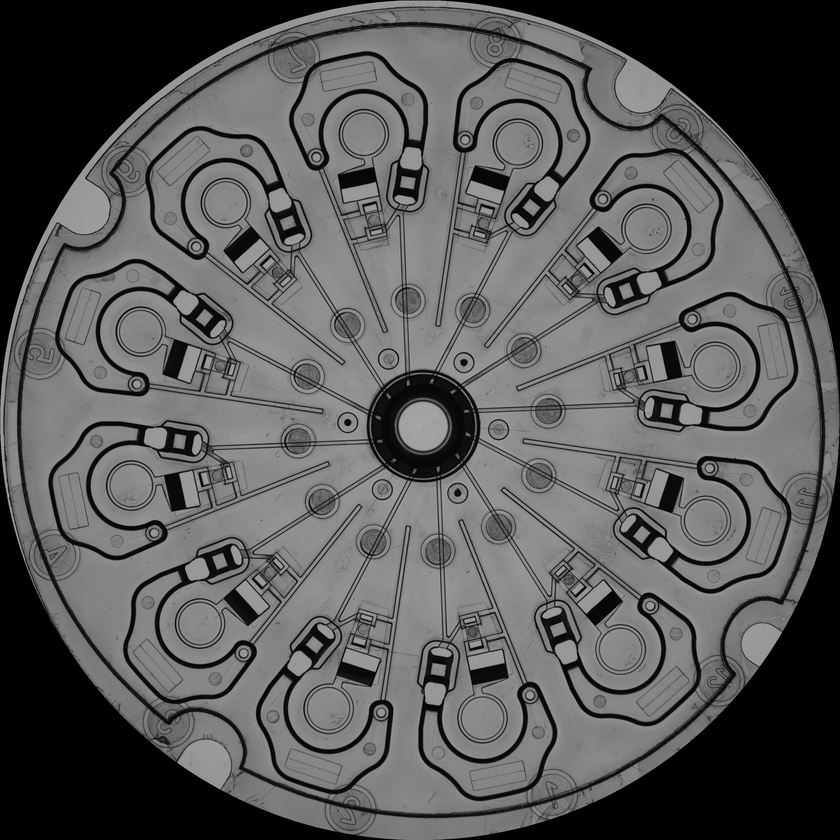
#> input picture G_Chip/png image/1021_2.2.png, 840 x 840 px, shrunk from 3217 x 3217 before the run, given in place of 1021_2.2.tif, which was not available
$ python cv.py
#> lines starting #> are read from the running program, lines starting #| are printed output that depends on the picture; pictures that were not available may be replaced by others from this repository, and a replacement may not be noted
#> further down, imReference is the input picture: shape (840, 840, 3); min 0, max 170, mean 88.7
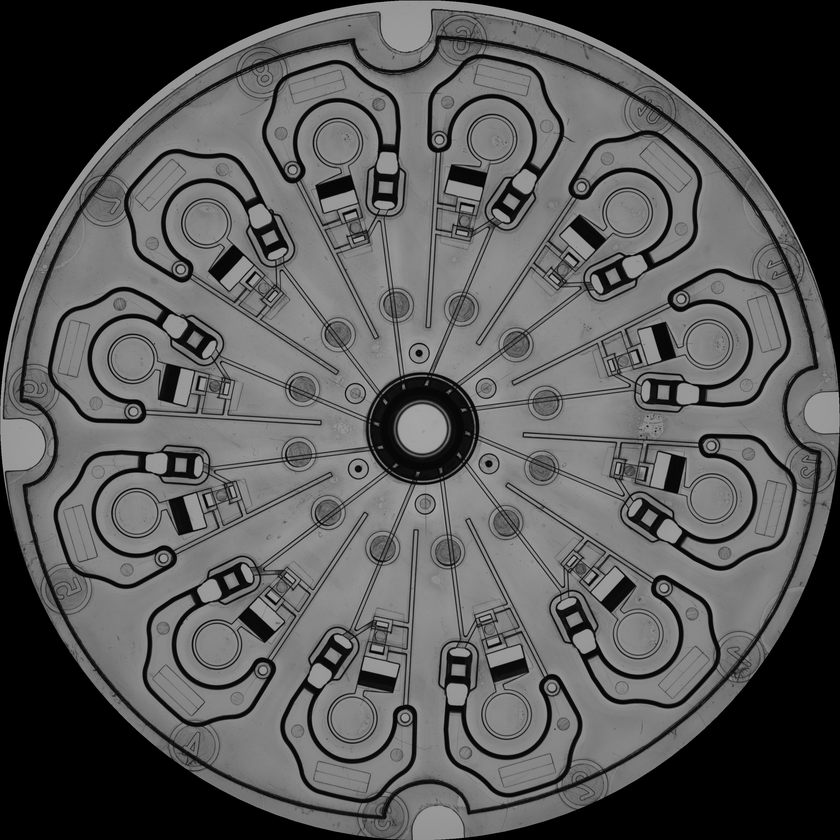
#> input picture G_Chip/png image/1021_3.2.png, 840 x 840 px, shrunk from 3217 x 3217 before the run, given in place of 1021_3.2.tif, which was not available
#> further down, im is the input picture: shape (840, 840, 3); min 0, max 170, mean 87.5
from __future__ import print_function
import cv2
import numpy as np

MAX_FEATURES = 500
GOOD_MATCH_PERCENT = 0.15

def alignImages(im1, im2):

  # Convert images to grayscale
  im1Gray = cv2.cvtColor(im1, cv2.COLOR_BGR2GRAY)
  im2Gray = cv2.cvtColor(im2, cv2.COLOR_BGR2GRAY)

  # Detect ORB features and compute descriptors.
  orb = cv2.ORB_create(MAX_FEATURES)
  keypoints1, descriptors1 = orb.detectAndCompute(im1Gray, None)
#> keypoints1 = 500 keypoints; strongest (x, y, size): (375, 203, 31), (393, 204, 31), (198, 457, 31), (242, 565, 31)
  keypoints2, descriptors2 = orb.detectAndCompute(im2Gray, None)
#> keypoints2 = 500 keypoints; strongest (x, y, size): (197, 435, 31), (363, 205, 31), (432, 651, 31), (583, 264, 31)

  # Match features.
  matcher = cv2.DescriptorMatcher_create(cv2.DESCRIPTOR_MATCHER_BRUTEFORCE_HAMMING)
  matches = matcher.match(descriptors1, descriptors2, None)
#> matches = 500 matches

  # --- FIX FOR 'tuple' object has no attribute 'sort' ---
  # Ensure matches is a list before sorting
  matches = list(matches)
  # ------------------------------------------------------

  # Sort matches by score
  matches.sort(key=lambda x: x.distance, reverse=False)

  # Remove not so good matches
  numGoodMatches = int(len(matches) * GOOD_MATCH_PERCENT)
#> numGoodMatches = 75
  matches = matches[:numGoodMatches]
#> matches = 75 matches

  # Draw top matches
  imMatches = cv2.drawMatches(im1, keypoints1, im2, keypoints2, matches, None)
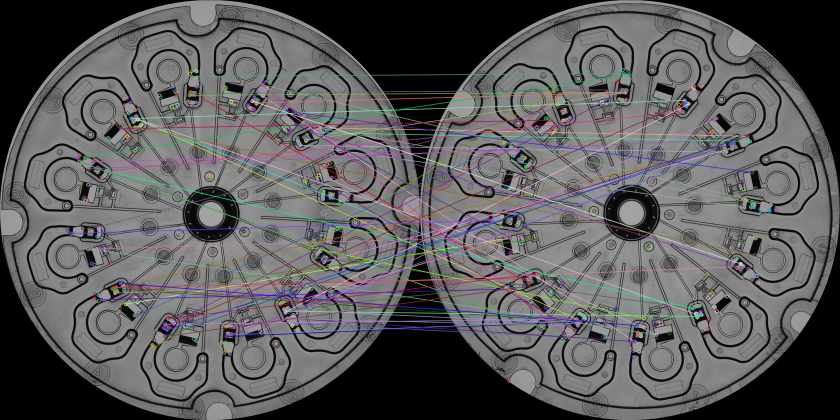
#> imMatches: shape (840, 1680, 3) (shown at 1/2 size); mean B, G, R 90.6, 89.4, 90.2
  cv2.imwrite("matches.jpg", imMatches)

  # Extract location of good matches
  points1 = np.zeros((len(matches), 2), dtype=np.float32)
#> points1 = 75 pairs, first value 0 to 0, second value 0 to 0
  points2 = np.zeros((len(matches), 2), dtype=np.float32)
#> points2 = 75 pairs, first value 0 to 0, second value 0 to 0

  for i, match in enumerate(matches):
    points1[i, :] = keypoints1[match.queryIdx].pt
    points2[i, :] = keypoints2[match.trainIdx].pt
#> this loop made 75 passes
#> after the loop, points1 = 75 pairs, first value 145.4 to 681, second value 152 to 694.7; points2 = 75 pairs, first value 144 to 700.8, second value 147 to 682.6

  # Find homography
  h, mask = cv2.findHomography(points1, points2, cv2.RANSAC)
#> h = [[0.996, -0.0848, 39.2], [0.0865, 1, -38.88], [-1.06e-06, 2.9e-06, 1]]; mask = 75 values, max 1 at index 10, min 0 at index 0, mean 0.187

  # Use homography
  height, width, channels = im2.shape
#> height = 840; width = 840; channels = 3
  im1Reg = cv2.warpPerspective(im1, h, (width, height))
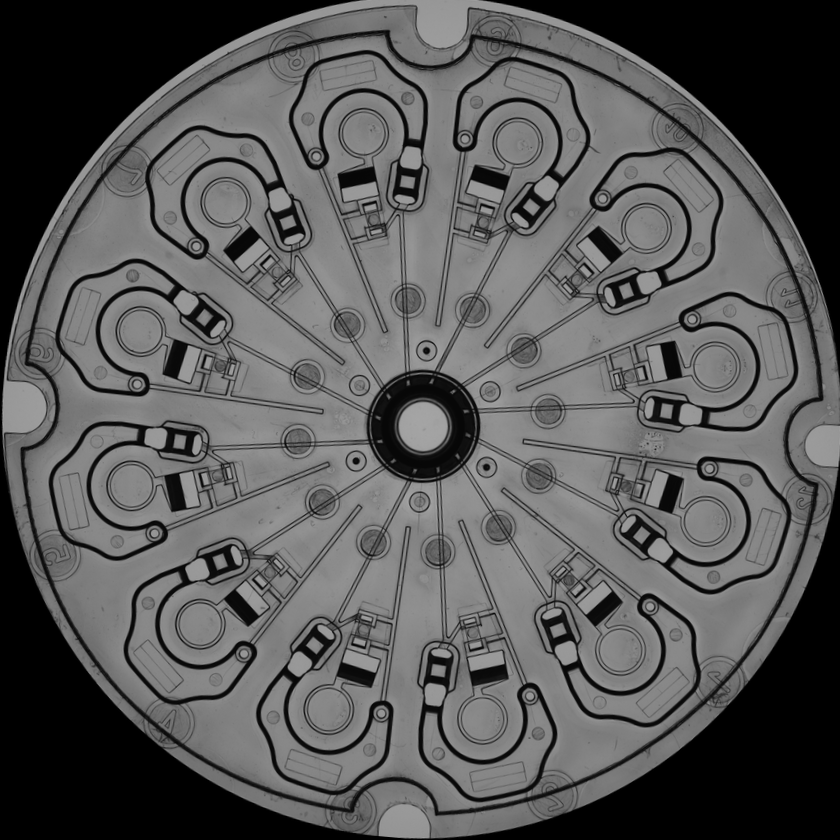
#> im1Reg: shape (840, 840, 3); min 0, max 165, mean 87.7

  return im1Reg, h

if __name__ == '__main__':

  # Read reference image
  refFilename = "G_Chip\\1021_2.2.tif"

  print("Reading reference image : ", refFilename)
  imReference = cv2.imread(refFilename, cv2.IMREAD_COLOR)

  # Read image to be aligned
  imFilename = "G_Chip\\1021_3.2.tif"
  print("Reading image to align : ", imFilename)
  im = cv2.imread(imFilename, cv2.IMREAD_COLOR)

  print("Aligning images ...")
  # Registered image will be resotred in imReg.
  # The estimated homography will be stored in h.
  imReg, h = alignImages(im, imReference)

  # Write aligned image to disk.
  outFilename = "aligned.tif"
  print("Saving aligned image : ", outFilename)
  cv2.imwrite(outFilename, imReg)

  # Print estimated homography
  print("Estimated homography : \n",  h)
#| Estimated homography :
#|  [[ 9.96136546e-01 -8.47981693e-02  3.92040456e+01]
#|  [ 8.65123942e-02  1.00114980e+00 -3.88776352e+01]
#|  [-1.06290698e-06  2.90056338e-06  1.00000000e+00]]
